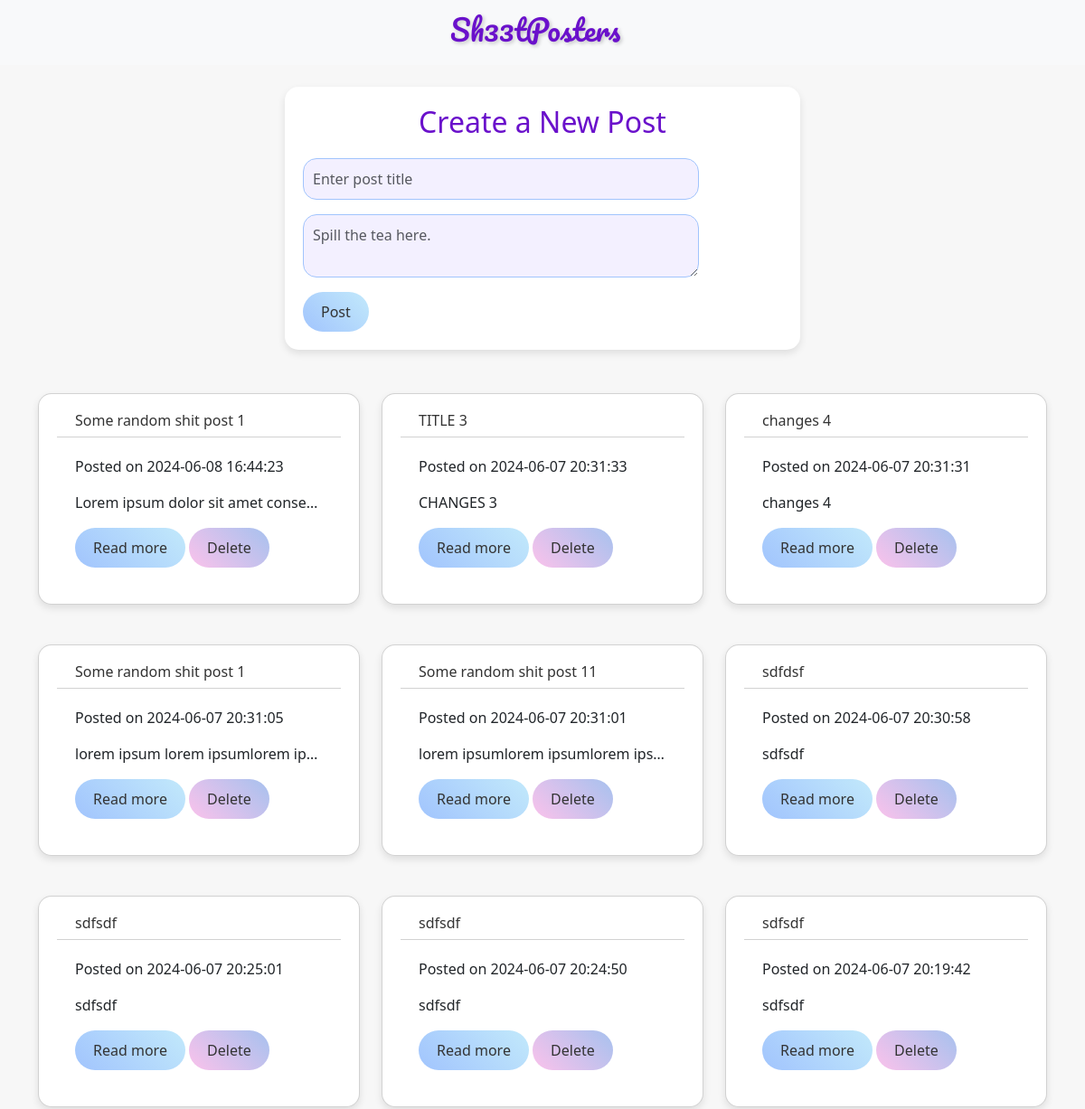
The app's page / (upper part), older data.
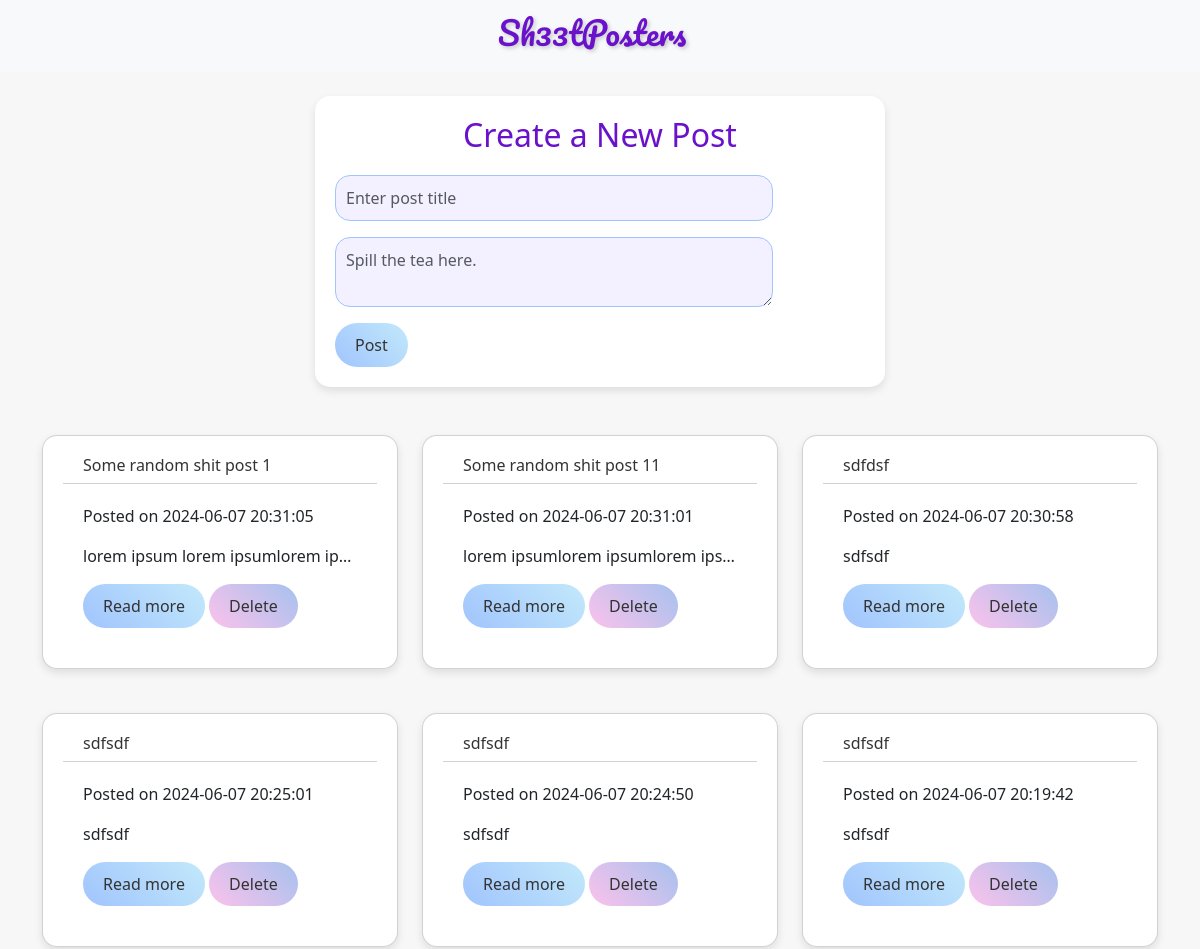
The same page, newer data.
### tables this page shows
CREATE TABLE posts_table(
              id INTEGER PRIMARY KEY AUTOINCREMENT,
              title TEXT NOT NULL,
              post TEXT NOT NULL,
              timestamp TIMESTAMP DEFAULT CURRENT_TIMESTAMP              
              );

### app.py (the view)
@app.route('/')
def home():
    conn, c = conn_w_db()
    c.execute("SELECT * FROM posts_table ORDER BY id DESC")
    posts = c.fetchall()
    return render_template("home.html", posts=posts)

### app.py (called while the page is built)
def conn_w_db():
    conn = sqlite3.connect(db_locale)
    c = conn.cursor()
    return conn, c

### templates/home.html (shortened to what this page needs)
{% extends "base.html" %}
{% block content %}
<body>
     <div class="container mt-4">
        <div class="row justify-content-center">
        <div class="form-container col-md-8 col-lg-6 mb-4 " >
            <h2 class="form-heading">Create a New Post</h2>
            <form method="POST" action="{{ url_for('add_post') }}">
                <div class="form-group">
                    <div class="row mb-3">
                        <div class="col-sm-10">
                            <input type="text" class="form-control" id="post_title" name="post_title" placeholder="Enter post title">
                        </div>
                    </div>
                </div>
                <div class="form-group">
                    <div class="row mb-3">
                        <div class="col-sm-10">
                            <div class="input-group">
                                <textarea class="form-control" aria-label="With textarea" id="post_content" name="post_content" placeholder="Spill the tea here."></textarea>
                            </div>
                        </div>
                    </div>
                </div>
                <button type="submit" class="btn btn-primary btn-sm btn-read-more">Post</button>
            </form>
        </div>
    </div>
    </div>
    <div class="container mt-4">
        <div class="row justify-content-center">
            {% for post in posts %}
            <div class="col-md-6 col-lg-4 mb-4">
                <form method="POST" action="{{ url_for('home', id=post[0]) }}">
                    <div class="card">
                        <div class="card-header">
                            <h6>{{ post[1] }}</h6>
                        </div>
                        <div class="card-body">
                            <p class="card-text">
                                <span>Posted on {{ post[3] }}</span>
                            </p>
                            <p class="card-text text-truncate">{{ post[2] }}</p>
                            <a href="{{ url_for('read_del', id=post[0]) }}" class="btn btn-primary btn-sm btn-read-more">Read more</a>
                            <form method="post" action="{{ url_for('del_post', id=post[0]) }}">
                                <button type="submit" class="btn btn-danger btn-delete btn-sm" >Delete</button>
                            </form>
                        </div>
                    </div>
                </form>
            </div>
            {% endfor %}
        </div>
    </div>
</body>
{% endblock content %}

### templates/base.html (shortened to what this page needs)
<!DOCTYPE html>
<html lang="en">
<head>
    <link href="https://cdn.jsdelivr.net/npm/bootstrap@5.3.3/dist/css/bootstrap.min.css" rel="stylesheet">
    <link href="/static/main.css" rel="stylesheet">
</head>
<nav class="navbar navbar-expand-lg bg-body-tertiary">
    <div class="container d-flex justify-content-center">
        <a class="navbar-brand" href="/"><h4>Sh33tPosters</h4></a>
    </div>
</nav>
<body>
    {% block content %}
    {% endblock content %}
</body>

### static/main.css (style rules this page uses)
:root { --btn-font-size: 1rem; --btn-padding: 10px 20px; --btn-border-radius: 50px; --card-border-radius: 15px; --card-padding: 20px; --card-margin-bottom: 20px; --input-border-radius: 15px; --input-padding: 10px; --input-background: #f3f0ff; --input-border-color: #a1c4fd; }
body { background-color: rgba(0, 0, 0, 0.03); }
.btn-read-more { background: linear-gradient(45deg, #a1c4fd, #c2e9fb); color: #333; border: none; border-radius: var(--btn-border-radius); padding: var(--btn-padding); font-size: var(--btn-font-size); transition: all 0.3s ease; }
.btn-delete { background: linear-gradient(45deg, #fbc2eb, #a6c1ee); color: #333; border: none; border-radius: var(--btn-border-radius); padding: var(--btn-padding); font-size: var(--btn-font-size); transition: all 0.3s ease; }
.card { border-radius: var(--card-border-radius); padding: var(--card-padding); margin-bottom: var(--card-margin-bottom); box-shadow: 0 4px 8px rgba(0, 0, 0, 0.1); background: #fff; }
.card-header { background: #ffffff; color: #333; border-top-left-radius: var(--card-border-radius); border-top-right-radius: var(--card-border-radius); padding: 0px 20px; }
.card-body { padding: 20px; }
.form-container { border-radius: var(--card-border-radius); padding: var(--card-padding); margin-bottom: var(--card-margin-bottom); box-shadow: 0 4px 8px rgba(0, 0, 0, 0.1); background: #fff; }
.form-control { border-radius: var(--input-border-radius); padding: var(--input-padding); background: var(--input-background); border: 1px solid var(--input-border-color); }
.form-heading { font-family: ; font-size: 2rem; color: #6a11cb; text-align: center; margin-bottom: 20px; }
.navbar { justify-content: center; }
.navbar-brand h4 { font-family: 'Pacifico', cursive; font-size: 2rem; color: #6a11cb; text-shadow: 2px 2px 4px rgba(0, 0, 0, 0.2); }

Row changes from the older to the newer data that the page shows:
removed posts_table: title "Some random shit post 1", timestamp "2024-06-08 16:44:23", post "Lorem ipsum dolor sit amet conse…"
removed posts_table: title "TITLE 3", timestamp "2024-06-07 20:31:33", post "CHANGES 3"
removed posts_table: title "changes 4", timestamp "2024-06-07 20:31:31", post "changes 4"
